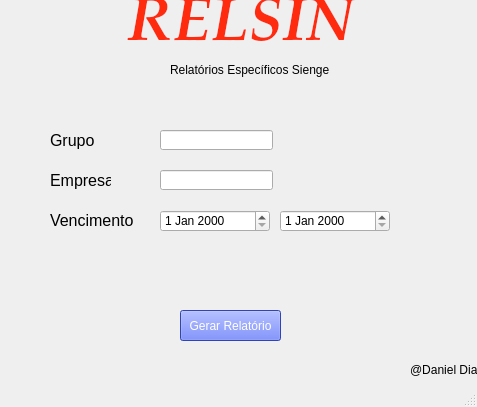
<?xml version="1.0" encoding="UTF-8"?>
<ui version="4.0">
 <class>MainWindow</class>
 <widget class="QMainWindow" name="MainWindow">
  <property name="geometry">
   <rect>
    <x>0</x>
    <y>0</y>
    <width>477</width>
    <height>407</height>
   </rect>
  </property>
  <property name="windowTitle">
   <string>RELSIN</string>
  </property>
  <property name="windowIcon">
   <iconset>
    <normaloff>../imagens/SASCC.ico</normaloff>../imagens/SASCC.ico</iconset>
  </property>
  <widget class="QWidget" name="centralwidget">
   <widget class="QWidget" name="widget_2" native="true">
    <property name="geometry">
     <rect>
      <x>0</x>
      <y>0</y>
      <width>131</width>
      <height>81</height>
     </rect>
    </property>
    <widget class="QLabel" name="label_4">
     <property name="geometry">
      <rect>
       <x>0</x>
       <y>0</y>
       <width>61</width>
       <height>51</height>
      </rect>
     </property>
     <property name="text">
      <string/>
     </property>
     <property name="pixmap">
      <pixmap>../../Relsin/janelas/imagens/SASCC_official.png</pixmap>
     </property>
     <property name="scaledContents">
      <bool>true</bool>
     </property>
    </widget>
   </widget>
   <widget class="QLabel" name="label_7">
    <property name="geometry">
     <rect>
      <x>170</x>
      <y>60</y>
      <width>221</width>
      <height>20</height>
     </rect>
    </property>
    <property name="text">
     <string>Relatórios Específicos Sienge</string>
    </property>
   </widget>
   <widget class="QLabel" name="label_3">
    <property name="geometry">
     <rect>
      <x>100</x>
      <y>-10</y>
      <width>281</width>
      <height>71</height>
     </rect>
    </property>
    <property name="font">
     <font>
      <family>URW Palladio L</family>
      <pointsize>46</pointsize>
      <weight>75</weight>
      <italic>true</italic>
      <bold>true</bold>
      <underline>false</underline>
      <strikeout>false</strikeout>
      <kerning>true</kerning>
     </font>
    </property>
    <property name="statusTip">
     <string/>
    </property>
    <property name="styleSheet">
     <string notr="true">color: rgb(255, 43, 15);</string>
    </property>
    <property name="text">
     <string>RELSIN</string>
    </property>
    <property name="alignment">
     <set>Qt::AlignCenter</set>
    </property>
   </widget>
   <widget class="QLabel" name="label_8">
    <property name="geometry">
     <rect>
      <x>410</x>
      <y>360</y>
      <width>71</width>
      <height>20</height>
     </rect>
    </property>
    <property name="text">
     <string>@Daniel Dias</string>
    </property>
   </widget>
   <widget class="QLabel" name="label">
    <property name="geometry">
     <rect>
      <x>50</x>
      <y>170</y>
      <width>61</width>
      <height>21</height>
     </rect>
    </property>
    <property name="font">
     <font>
      <pointsize>12</pointsize>
     </font>
    </property>
    <property name="text">
     <string>Empresa</string>
    </property>
   </widget>
   <widget class="QLineEdit" name="txt_empresa">
    <property name="geometry">
     <rect>
      <x>160</x>
      <y>170</y>
      <width>113</width>
      <height>20</height>
     </rect>
    </property>
   </widget>
   <widget class="QLabel" name="label_2">
    <property name="geometry">
     <rect>
      <x>50</x>
      <y>130</y>
      <width>61</width>
      <height>21</height>
     </rect>
    </property>
    <property name="font">
     <font>
      <pointsize>12</pointsize>
     </font>
    </property>
    <property name="text">
     <string>Grupo</string>
    </property>
   </widget>
   <widget class="QLineEdit" name="txt_grupo">
    <property name="geometry">
     <rect>
      <x>160</x>
      <y>130</y>
      <width>113</width>
      <height>20</height>
     </rect>
    </property>
   </widget>
   <widget class="QDateEdit" name="txt_data_fin">
    <property name="geometry">
     <rect>
      <x>280</x>
      <y>210</y>
      <width>110</width>
      <height>22</height>
     </rect>
    </property>
   </widget>
   <widget class="QLabel" name="label_5">
    <property name="geometry">
     <rect>
      <x>50</x>
      <y>210</y>
      <width>91</width>
      <height>21</height>
     </rect>
    </property>
    <property name="font">
     <font>
      <pointsize>12</pointsize>
     </font>
    </property>
    <property name="text">
     <string>Vencimento</string>
    </property>
   </widget>
   <widget class="QDateEdit" name="txt_data_ini">
    <property name="geometry">
     <rect>
      <x>160</x>
      <y>210</y>
      <width>110</width>
      <height>22</height>
     </rect>
    </property>
   </widget>
   <widget class="QPushButton" name="btn_consultar">
    <property name="geometry">
     <rect>
      <x>180</x>
      <y>310</y>
      <width>101</width>
      <height>31</height>
     </rect>
    </property>
    <property name="styleSheet">
     <string notr="true">background-color: rgb(67, 95, 255);
color: rgb(255, 255, 255);</string>
    </property>
    <property name="text">
     <string>Gerar Relatório</string>
    </property>
   </widget>
  </widget>
  <widget class="QMenuBar" name="menubar">
   <property name="geometry">
    <rect>
     <x>0</x>
     <y>0</y>
     <width>477</width>
     <height>21</height>
    </rect>
   </property>
  </widget>
  <widget class="QStatusBar" name="statusbar"/>
 </widget>
 <resources/>
 <connections/>
</ui>
